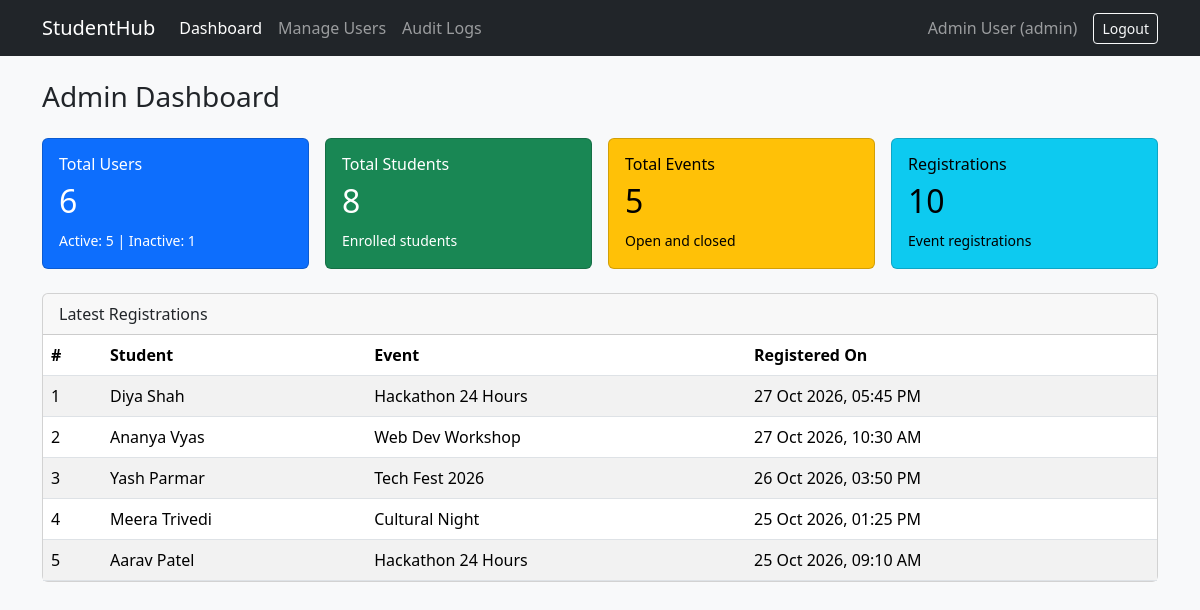
/dashboard.php (signed in), run on the app's committed database.
### tables this page shows
CREATE TABLE registrations (
    id INT NOT NULL AUTO_INCREMENT,
    student_id INT NOT NULL,
    event_id INT NOT NULL,
    registered_at DATETIME NOT NULL DEFAULT CURRENT_TIMESTAMP,
    PRIMARY KEY (id),
    UNIQUE (student_id, event_id),
    FOREIGN KEY (student_id) REFERENCES students(id),
    FOREIGN KEY (event_id) REFERENCES events(id)
);

CREATE TABLE students (
    id INT NOT NULL AUTO_INCREMENT,
    name VARCHAR(60) NOT NULL,
    email VARCHAR(100) NOT NULL UNIQUE,
    course VARCHAR(10) NOT NULL,
    year INT NOT NULL,
    PRIMARY KEY (id)
);

CREATE TABLE events (
    id INT NOT NULL AUTO_INCREMENT,
    title VARCHAR(100) NOT NULL,
    event_date DATE NOT NULL,
    venue VARCHAR(100) NOT NULL,
    status ENUM('open', 'closed') NOT NULL DEFAULT 'open',
    PRIMARY KEY (id)
);

### dashboard.php (the view, shortened to what this page needs)
<?php
include_once "auth.php";
function count_rows($conn, $sql) {
    $result = $conn->query($sql);
    $row = $result->fetch_row();
    return $row[0];
}
$total_users = count_rows($conn, "SELECT COUNT(*) FROM users");
$active_users = count_rows($conn, "SELECT COUNT(*) FROM users WHERE status = 'active'");
$inactive_users = count_rows($conn, "SELECT COUNT(*) FROM users WHERE status = 'inactive'");
$total_students = count_rows($conn, "SELECT COUNT(*) FROM students");
$total_events = count_rows($conn, "SELECT COUNT(*) FROM events");
$total_registrations = count_rows($conn, "SELECT COUNT(*) FROM registrations");
$latest = $conn->query("SELECT s.name AS student_name, e.title, r.registered_at
                        FROM registrations r
                        JOIN students s ON r.student_id = s.id
                        JOIN events e ON r.event_id = e.id
                        ORDER BY r.registered_at DESC
                        LIMIT 5");
include "header.php";
?>
<div class="container mt-4">
    <h3 class="mb-4">Admin Dashboard</h3>
    <div class="row g-3 mb-4">
        <div class="col-md-3">
            <div class="card text-bg-primary">
                <div class="card-body">
                    <h6>Total Users</h6>
                    <h2><?php echo $total_users; ?></h2>
                    <small>Active: <?php echo $active_users; ?> | Inactive: <?php echo $inactive_users; ?></small>
                </div>
            </div>
        </div>
        <div class="col-md-3">
            <div class="card text-bg-success">
                <div class="card-body">
                    <h6>Total Students</h6>
                    <h2><?php echo $total_students; ?></h2>
                    <small>Enrolled students</small>
                </div>
            </div>
        </div>
        <div class="col-md-3">
            <div class="card text-bg-warning">
                <div class="card-body">
                    <h6>Total Events</h6>
                    <h2><?php echo $total_events; ?></h2>
                    <small>Open and closed</small>
                </div>
            </div>
        </div>
        <div class="col-md-3">
            <div class="card text-bg-info">
                <div class="card-body">
                    <h6>Registrations</h6>
                    <h2><?php echo $total_registrations; ?></h2>
                    <small>Event registrations</small>
                </div>
            </div>
        </div>
    </div>
    <div class="card">
        <div class="card-header">Latest Registrations</div>
        <div class="table-responsive">
            <table class="table table-striped mb-0">
                <thead>
                    <tr>
                        <th>#</th>
                        <th>Student</th>
                        <th>Event</th>
                        <th>Registered On</th>
                    </tr>
                </thead>
                <tbody>
                    <?php
                    $no = 1;
                    while ($row = $latest->fetch_assoc()) {
                    ?>
                        <tr>
                            <td><?php echo $no; ?></td>
                            <td><?php echo htmlspecialchars($row["student_name"]); ?></td>
                            <td><?php echo htmlspecialchars($row["title"]); ?></td>
                            <td><?php echo date("d M Y, h:i A", strtotime($row["registered_at"])); ?></td>
                        </tr>
                    <?php
                        $no++;
                    }
                    ?>
                </tbody>
            </table>
        </div>
    </div>
</div>
</body>
</html>

### header.php (shortened to what this page needs)
<?php
$menus = [
    "admin" => [
        "dashboard.php"  => "Dashboard",
        "users.php"      => "Manage Users",
        "audit_logs.php" => "Audit Logs"
    ],
    "student" => [
        "student_home.php" => "My Home"
    ]
];
$current_page = basename($_SERVER["PHP_SELF"]);
?>
<!DOCTYPE html>
<html lang="en">
<head>
    <link href="https://cdn.jsdelivr.net/npm/bootstrap@5.3.3/dist/css/bootstrap.min.css" rel="stylesheet">
</head>
<body class="bg-light">
<nav class="navbar navbar-expand navbar-dark bg-dark">
    <div class="container">
        <span class="navbar-brand">StudentHub</span>
        <ul class="navbar-nav me-auto">
            <?php foreach ($menus[$_SESSION["role"]] as $page => $label) { ?>
                <li class="nav-item">
                    <a class="nav-link <?php if ($current_page == $page) { echo "active"; } ?>" href="<?php echo $page; ?>"><?php echo $label; ?></a>
                </li>
            <?php } ?>
        </ul>
        <span class="navbar-text me-3">
            <?php echo htmlspecialchars($_SESSION["name"]); ?> (<?php echo $_SESSION["role"]; ?>)
        </span>
        <a href="logout.php" class="btn btn-outline-light btn-sm">Logout</a>
    </div>
</nav>

### data on the page
registrations: student.name "Diya Shah", event.title "Hackathon 24 Hours", registered_at "27 Oct 2026, 05:45 PM"
registrations: student.name "Ananya Vyas", event.title "Web Dev Workshop", registered_at "27 Oct 2026, 10:30 AM"
registrations: student.name "Yash Parmar", event.title "Tech Fest 2026", registered_at "26 Oct 2026, 03:50 PM"
registrations: student.name "Meera Trivedi", event.title "Cultural Night", registered_at "25 Oct 2026, 01:25 PM"
registrations: student.name "Aarav Patel", event.title "Hackathon 24 Hours", registered_at "25 Oct 2026, 09:10 AM"

### other printed values
$label "Dashboard"
$label "Manage Users"
$label "Audit Logs"
$_SESSION["name"] "Admin User"
$_SESSION["role"] "admin"
$total_users "6"
$active_users "5"
$inactive_users "1"
$total_students "8"
$total_events "5"
$total_registrations "10"
